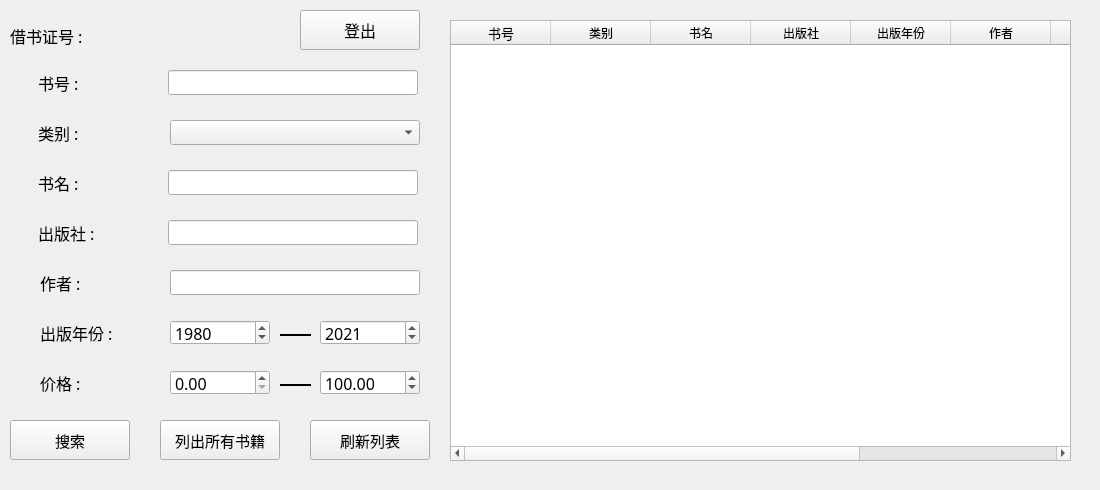
<?xml version="1.0" encoding="UTF-8"?>
<ui version="4.0">
 <class>UserSearchBook</class>
 <widget class="QWidget" name="UserSearchBook">
  <property name="geometry">
   <rect>
    <x>0</x>
    <y>0</y>
    <width>1100</width>
    <height>490</height>
   </rect>
  </property>
  <property name="windowTitle">
   <string>查询书籍</string>
  </property>
  <widget class="QPushButton" name="refreshbutton">
   <property name="geometry">
    <rect>
     <x>310</x>
     <y>420</y>
     <width>120</width>
     <height>40</height>
    </rect>
   </property>
   <property name="font">
    <font>
     <family>宋体</family>
     <pointsize>11</pointsize>
    </font>
   </property>
   <property name="text">
    <string>刷新列表</string>
   </property>
  </widget>
  <widget class="QPushButton" name="listeverybookbutton">
   <property name="geometry">
    <rect>
     <x>160</x>
     <y>420</y>
     <width>120</width>
     <height>40</height>
    </rect>
   </property>
   <property name="font">
    <font>
     <family>宋体</family>
     <pointsize>11</pointsize>
    </font>
   </property>
   <property name="text">
    <string>列出所有书籍</string>
   </property>
  </widget>
  <widget class="QTableWidget" name="BookTable">
   <property name="geometry">
    <rect>
     <x>450</x>
     <y>20</y>
     <width>621</width>
     <height>441</height>
    </rect>
   </property>
   <property name="font">
    <font>
     <family>宋体</family>
     <pointsize>9</pointsize>
    </font>
   </property>
   <property name="lineWidth">
    <number>2</number>
   </property>
   <property name="showGrid">
    <bool>true</bool>
   </property>
   <property name="sortingEnabled">
    <bool>true</bool>
   </property>
   <column>
    <property name="text">
     <string>书号</string>
    </property>
    <property name="font">
     <font>
      <family>宋体</family>
      <pointsize>10</pointsize>
     </font>
    </property>
   </column>
   <column>
    <property name="text">
     <string>类别</string>
    </property>
   </column>
   <column>
    <property name="text">
     <string>书名</string>
    </property>
   </column>
   <column>
    <property name="text">
     <string>出版社</string>
    </property>
   </column>
   <column>
    <property name="text">
     <string>出版年份</string>
    </property>
   </column>
   <column>
    <property name="text">
     <string>作者</string>
    </property>
   </column>
   <column>
    <property name="text">
     <string>价格</string>
    </property>
   </column>
   <column>
    <property name="text">
     <string>总藏书量</string>
    </property>
   </column>
   <column>
    <property name="text">
     <string>库存量</string>
    </property>
   </column>
  </widget>
  <widget class="QPushButton" name="searchbutton">
   <property name="geometry">
    <rect>
     <x>10</x>
     <y>420</y>
     <width>120</width>
     <height>40</height>
    </rect>
   </property>
   <property name="font">
    <font>
     <family>宋体</family>
     <pointsize>11</pointsize>
    </font>
   </property>
   <property name="text">
    <string>搜索</string>
   </property>
  </widget>
  <widget class="QLabel" name="cnolabel">
   <property name="geometry">
    <rect>
     <x>10</x>
     <y>20</y>
     <width>441</width>
     <height>31</height>
    </rect>
   </property>
   <property name="font">
    <font>
     <family>宋体</family>
     <pointsize>12</pointsize>
    </font>
   </property>
   <property name="text">
    <string>借书证号 : </string>
   </property>
  </widget>
  <widget class="Line" name="line">
   <property name="geometry">
    <rect>
     <x>280</x>
     <y>370</y>
     <width>31</width>
     <height>31</height>
    </rect>
   </property>
   <property name="font">
    <font>
     <family>宋体</family>
     <pointsize>12</pointsize>
     <weight>75</weight>
     <bold>true</bold>
    </font>
   </property>
   <property name="frameShadow">
    <enum>QFrame::Plain</enum>
   </property>
   <property name="lineWidth">
    <number>2</number>
   </property>
   <property name="orientation">
    <enum>Qt::Horizontal</enum>
   </property>
  </widget>
  <widget class="QLabel" name="price">
   <property name="geometry">
    <rect>
     <x>40</x>
     <y>370</y>
     <width>81</width>
     <height>25</height>
    </rect>
   </property>
   <property name="font">
    <font>
     <family>宋体</family>
     <pointsize>12</pointsize>
    </font>
   </property>
   <property name="text">
    <string>价格 :</string>
   </property>
  </widget>
  <widget class="QLabel" name="category">
   <property name="geometry">
    <rect>
     <x>38</x>
     <y>120</y>
     <width>81</width>
     <height>25</height>
    </rect>
   </property>
   <property name="font">
    <font>
     <family>宋体</family>
     <pointsize>12</pointsize>
    </font>
   </property>
   <property name="text">
    <string>类别 : </string>
   </property>
  </widget>
  <widget class="QLineEdit" name="press_line">
   <property name="geometry">
    <rect>
     <x>168</x>
     <y>220</y>
     <width>250</width>
     <height>25</height>
    </rect>
   </property>
   <property name="font">
    <font>
     <family>宋体</family>
     <pointsize>12</pointsize>
    </font>
   </property>
  </widget>
  <widget class="QDoubleSpinBox" name="pricebox1">
   <property name="geometry">
    <rect>
     <x>170</x>
     <y>370</y>
     <width>100</width>
     <height>25</height>
    </rect>
   </property>
   <property name="font">
    <font>
     <family>宋体</family>
     <pointsize>12</pointsize>
    </font>
   </property>
   <property name="maximum">
    <double>3000.000000000000000</double>
   </property>
  </widget>
  <widget class="QLabel" name="author">
   <property name="geometry">
    <rect>
     <x>40</x>
     <y>270</y>
     <width>101</width>
     <height>25</height>
    </rect>
   </property>
   <property name="font">
    <font>
     <family>宋体</family>
     <pointsize>12</pointsize>
    </font>
   </property>
   <property name="text">
    <string>作者 :</string>
   </property>
  </widget>
  <widget class="QSpinBox" name="yearbox2">
   <property name="geometry">
    <rect>
     <x>320</x>
     <y>320</y>
     <width>100</width>
     <height>25</height>
    </rect>
   </property>
   <property name="font">
    <font>
     <family>宋体</family>
     <pointsize>12</pointsize>
    </font>
   </property>
   <property name="maximum">
    <number>3000</number>
   </property>
   <property name="value">
    <number>2021</number>
   </property>
  </widget>
  <widget class="QComboBox" name="category_comboBox">
   <property name="geometry">
    <rect>
     <x>170</x>
     <y>120</y>
     <width>250</width>
     <height>25</height>
    </rect>
   </property>
   <property name="font">
    <font>
     <family>宋体</family>
     <pointsize>12</pointsize>
    </font>
   </property>
   <item>
    <property name="text">
     <string/>
    </property>
   </item>
   <item>
    <property name="text">
     <string>计算机科学</string>
    </property>
   </item>
   <item>
    <property name="text">
     <string>软件技术</string>
    </property>
   </item>
   <item>
    <property name="text">
     <string>汇编语言</string>
    </property>
   </item>
   <item>
    <property name="text">
     <string>数字货币与区块链技术</string>
    </property>
   </item>
   <item>
    <property name="text">
     <string>航空航天</string>
    </property>
   </item>
   <item>
    <property name="text">
     <string>工业技术</string>
    </property>
   </item>
   <item>
    <property name="text">
     <string>政治</string>
    </property>
   </item>
   <item>
    <property name="text">
     <string>法律</string>
    </property>
   </item>
   <item>
    <property name="text">
     <string>New Item</string>
    </property>
   </item>
   <item>
    <property name="text">
     <string>哲学</string>
    </property>
   </item>
   <item>
    <property name="text">
     <string>经济</string>
    </property>
   </item>
   <item>
    <property name="text">
     <string>历史</string>
    </property>
   </item>
   <item>
    <property name="text">
     <string>地理</string>
    </property>
   </item>
   <item>
    <property name="text">
     <string>金融</string>
    </property>
   </item>
   <item>
    <property name="text">
     <string>农业科学</string>
    </property>
   </item>
   <item>
    <property name="text">
     <string>环境科学</string>
    </property>
   </item>
   <item>
    <property name="text">
     <string>交通运输</string>
    </property>
   </item>
   <item>
    <property name="text">
     <string>数学</string>
    </property>
   </item>
   <item>
    <property name="text">
     <string>生物</string>
    </property>
   </item>
   <item>
    <property name="text">
     <string>化学</string>
    </property>
   </item>
   <item>
    <property name="text">
     <string>物理</string>
    </property>
   </item>
   <item>
    <property name="text">
     <string>天文学</string>
    </property>
   </item>
   <item>
    <property name="text">
     <string>医药学</string>
    </property>
   </item>
   <item>
    <property name="text">
     <string>卫生</string>
    </property>
   </item>
   <item>
    <property name="text">
     <string>艺术</string>
    </property>
   </item>
   <item>
    <property name="text">
     <string>文学</string>
    </property>
   </item>
   <item>
    <property name="text">
     <string>体育</string>
    </property>
   </item>
   <item>
    <property name="text">
     <string>语言学</string>
    </property>
   </item>
   <item>
    <property name="text">
     <string>外语</string>
    </property>
   </item>
   <item>
    <property name="text">
     <string>教育</string>
    </property>
   </item>
   <item>
    <property name="text">
     <string>军事</string>
    </property>
   </item>
   <item>
    <property name="text">
     <string>马克思主义</string>
    </property>
   </item>
   <item>
    <property name="text">
     <string>海洋环境</string>
    </property>
   </item>
  </widget>
  <widget class="Line" name="line_2">
   <property name="geometry">
    <rect>
     <x>280</x>
     <y>320</y>
     <width>31</width>
     <height>31</height>
    </rect>
   </property>
   <property name="font">
    <font>
     <family>宋体</family>
     <pointsize>12</pointsize>
     <weight>75</weight>
     <bold>true</bold>
    </font>
   </property>
   <property name="frameShadow">
    <enum>QFrame::Plain</enum>
   </property>
   <property name="lineWidth">
    <number>2</number>
   </property>
   <property name="orientation">
    <enum>Qt::Horizontal</enum>
   </property>
  </widget>
  <widget class="QLabel" name="year">
   <property name="geometry">
    <rect>
     <x>40</x>
     <y>320</y>
     <width>111</width>
     <height>25</height>
    </rect>
   </property>
   <property name="font">
    <font>
     <family>宋体</family>
     <pointsize>12</pointsize>
    </font>
   </property>
   <property name="text">
    <string>出版年份 : </string>
   </property>
  </widget>
  <widget class="QLineEdit" name="author_line">
   <property name="geometry">
    <rect>
     <x>170</x>
     <y>270</y>
     <width>250</width>
     <height>25</height>
    </rect>
   </property>
   <property name="font">
    <font>
     <family>宋体</family>
     <pointsize>12</pointsize>
    </font>
   </property>
  </widget>
  <widget class="QLineEdit" name="bno_line">
   <property name="geometry">
    <rect>
     <x>168</x>
     <y>70</y>
     <width>250</width>
     <height>25</height>
    </rect>
   </property>
   <property name="font">
    <font>
     <family>宋体</family>
     <pointsize>12</pointsize>
    </font>
   </property>
  </widget>
  <widget class="QLabel" name="press">
   <property name="geometry">
    <rect>
     <x>38</x>
     <y>220</y>
     <width>101</width>
     <height>25</height>
    </rect>
   </property>
   <property name="font">
    <font>
     <family>宋体</family>
     <pointsize>12</pointsize>
    </font>
   </property>
   <property name="text">
    <string>出版社 :</string>
   </property>
  </widget>
  <widget class="QSpinBox" name="yearbox1">
   <property name="geometry">
    <rect>
     <x>170</x>
     <y>320</y>
     <width>100</width>
     <height>25</height>
    </rect>
   </property>
   <property name="font">
    <font>
     <family>宋体</family>
     <pointsize>12</pointsize>
    </font>
   </property>
   <property name="maximum">
    <number>3000</number>
   </property>
   <property name="value">
    <number>1980</number>
   </property>
  </widget>
  <widget class="QLineEdit" name="bookname_line">
   <property name="geometry">
    <rect>
     <x>168</x>
     <y>170</y>
     <width>250</width>
     <height>25</height>
    </rect>
   </property>
   <property name="font">
    <font>
     <family>宋体</family>
     <pointsize>12</pointsize>
    </font>
   </property>
  </widget>
  <widget class="QLabel" name="bookname">
   <property name="geometry">
    <rect>
     <x>38</x>
     <y>170</y>
     <width>91</width>
     <height>25</height>
    </rect>
   </property>
   <property name="font">
    <font>
     <family>宋体</family>
     <pointsize>12</pointsize>
    </font>
   </property>
   <property name="text">
    <string>书名 :</string>
   </property>
  </widget>
  <widget class="QDoubleSpinBox" name="pricebox2">
   <property name="geometry">
    <rect>
     <x>320</x>
     <y>370</y>
     <width>100</width>
     <height>25</height>
    </rect>
   </property>
   <property name="font">
    <font>
     <family>宋体</family>
     <pointsize>12</pointsize>
    </font>
   </property>
   <property name="maximum">
    <double>3000.000000000000000</double>
   </property>
   <property name="value">
    <double>100.000000000000000</double>
   </property>
  </widget>
  <widget class="QLabel" name="bno">
   <property name="geometry">
    <rect>
     <x>38</x>
     <y>70</y>
     <width>81</width>
     <height>25</height>
    </rect>
   </property>
   <property name="font">
    <font>
     <family>宋体</family>
     <pointsize>12</pointsize>
    </font>
   </property>
   <property name="text">
    <string>书号 : </string>
   </property>
  </widget>
  <widget class="QPushButton" name="logout">
   <property name="geometry">
    <rect>
     <x>300</x>
     <y>10</y>
     <width>120</width>
     <height>40</height>
    </rect>
   </property>
   <property name="font">
    <font>
     <family>宋体</family>
     <pointsize>12</pointsize>
     <weight>50</weight>
     <bold>false</bold>
    </font>
   </property>
   <property name="text">
    <string>登出</string>
   </property>
  </widget>
 </widget>
 <resources/>
 <connections/>
</ui>
